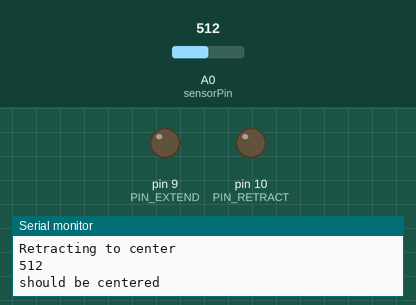
Simulated run of this sketch. Board: Arduino Uno, built with avr-gcc and run on an emulated ATmega328P. Parts: output pins drawn as LEDs (lit = HIGH), the last lines printed to the serial monitor. The inputs (shaded band) are chosen by the test bench; at power-on: A0 (sensorPin) = 512.

Above: at 2.0 s.
2.1 s: A0 (sensorPin) set to 716
At 5.6 s:
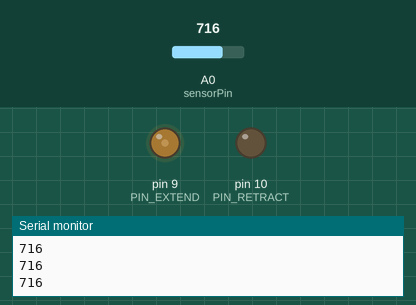
6.3 s: A0 (sensorPin) set to 511
At 8.4 s:
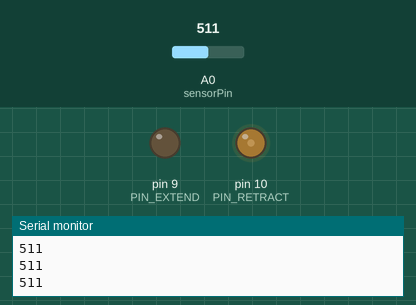
Timing chart, 0 to 9.9 s (numbered marks = the images above; inputs shaded):
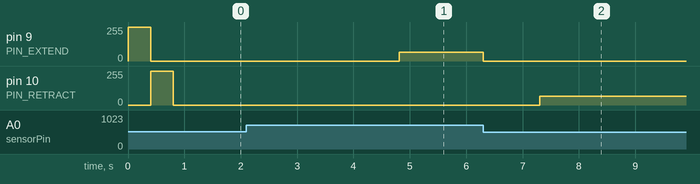

Measured:
- after the input at 2.1 s, pin 9 (PIN_EXTEND): 0/255 → 64/255 after 2.7 s
- after the input at 6.3 s, pin 9 (PIN_EXTEND): 64/255 → 0/255 at once; pin 10 (PIN_RETRACT): 0/255 → 64/255 after 1.0 s

The sketch:

back_forth.ino
```cpp
/* Firgelli Automations
 * Limited or no support: we do not have the resources for Arduino code support
 *
 * Program enables momentary direction control of actuator using push button
 */

#include <elapsedMillis.h>
elapsedMillis timeElapsed;

int PIN_EXTEND = 9;
int PIN_RETRACT = 10;
int sensorPin = A0;

#define RETRACT -1
#define STOP 0
#define EXTEND 1

// retracted is max analog value when blue is ground and white is +

int sensorVal;
// speed range 0-255
int Speed=255;
float strokeLength = 12.0;
float extensionLength;

int maxAnalogReading;
int minAnalogReading;

void setup() {
   pinMode(PIN_EXTEND, OUTPUT);
   pinMode(PIN_RETRACT, OUTPUT);
   pinMode(sensorPin, INPUT);
   Serial.begin(19200);
   minAnalogReading = moveToLimit(EXTEND);
   Serial.print("Extended value: ");
   Serial.println(minAnalogReading);
   maxAnalogReading = moveToLimit(RETRACT);
   Serial.print("Retracted value: ");
   Serial.println(maxAnalogReading);
   driveActuator(STOP, 0);
}

void loop(){
   int center = (minAnalogReading + maxAnalogReading) / 2;
   sensorVal = analogRead(sensorPin);
   Serial.println(center);
   Serial.println(sensorVal);
   Serial.println("Extending to center");
   int ctr = 0;
   while (sensorVal > center) {
      driveActuator(EXTEND, 64);
      delay(20);
      sensorVal = analogRead(sensorPin);
      if (++ctr == 8) {
         Serial.println(sensorVal);
         ctr = 0;
      }
   }
   driveActuator(STOP, 0);
   delay(1000);
   Serial.println(sensorVal);
   Serial.println("Retracting to center");
   ctr = 0;
   while (sensorVal < center) {
      driveActuator(RETRACT, 64);
      delay(20);
      sensorVal = analogRead(sensorPin);
      if (++ctr == 8) {
         Serial.println(sensorVal);
         ctr = 0;
      }
   }
   driveActuator(STOP, 0);
   Serial.println(sensorVal);
   Serial.println("should be centered");
   delay(3000);
//   if (ctr == 0) {
//  Serial.println("Extending...");
//  sensorVal = analogRead(sensorPin);
//  while(sensorVal > minAnalogReading){
//    driveActuator(EXTEND, Speed);
//    displayOutput();
//    delay(20);
//  }
//  driveActuator(0, Speed);
//  delay(3000);
//
//  Serial.println("Retracting...");
//  sensorVal = analogRead(sensorPin);
//  while(sensorVal < maxAnalogReading){
//    driveActuator(RETRACT, Speed);
//    displayOutput();
//    delay(20);
//  }
//  driveActuator(STOP, Speed);
//  delay(3000);
}

int moveToLimit(int Direction){
  int prevReading=0;
  int currReading=0;
  do{
    prevReading = currReading;
    driveActuator(Direction, Speed);
    timeElapsed = 0;
    while(timeElapsed < 200){ delay(1);}           //keep moving until analog reading remains the same for 200ms
    currReading = analogRead(sensorPin);
  }while(prevReading != currReading);
  Serial.print("Limit for direction ");
  Serial.print(Direction);
  Serial.print(" is ");
  Serial.println(currReading);
  return currReading;
}

float mapfloat(float x, float inputMin, float inputMax, float outputMin, float outputMax){
 return outputMax - (x-inputMin) * (outputMax-outputMin) / (inputMax-inputMin);
// return (x-inputMin) * (outputMax-outputMin) / (inputMax-inputMin) + outputMin;
}

void displayOutput(){
  sensorVal = analogRead(sensorPin);
    extensionLength = mapfloat(sensorVal, float(minAnalogReading), float(maxAnalogReading), 0.0, strokeLength);
    Serial.print("Analog Reading: ");
    Serial.print(sensorVal);
    Serial.print("\tActuator extension length: ");
    Serial.print(extensionLength);
    Serial.println(" inches");
}

void driveActuator(int Direction, int Speed){
  switch(Direction){
    case 1:       //extension
      analogWrite(PIN_EXTEND, Speed);
      analogWrite(PIN_RETRACT, 0);
      break;

    case STOP:       //stopping
      analogWrite(PIN_EXTEND, 0);
      analogWrite(PIN_RETRACT, 0);
      break;

    case RETRACT:      //retraction
      analogWrite(PIN_EXTEND, 0);
      analogWrite(PIN_RETRACT, Speed);
      break;
  }
}
```
